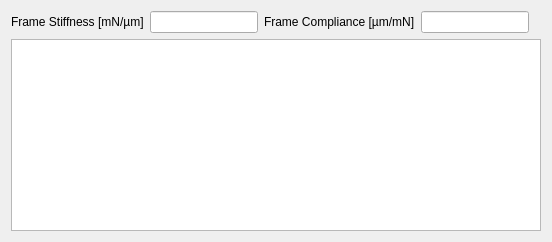
                <widget class="QWidget" name="tab_12">
                 <attribute name="title">
                  <string>Frame Compliance</string>
                 </attribute>
                 <layout class="QGridLayout" name="gridLayout_23">
                  <item row="1" column="2">
                   <widget class="QLabel" name="label_19">
                    <property name="text">
                     <string>Frame Compliance [µm/mN]</string>
                    </property>
                   </widget>
                  </item>
                  <item row="1" column="1">
                   <widget class="QLineEdit" name="lineEdit_FrameStiffness_tabTipRadius_FrameStiffness">
                    <property name="enabled">
                     <bool>true</bool>
                    </property>
                    <property name="sizePolicy">
                     <sizepolicy hsizetype="Maximum" vsizetype="Fixed">
                      <horstretch>0</horstretch>
                      <verstretch>0</verstretch>
                     </sizepolicy>
                    </property>
                    <property name="text">
                     <string/>
                    </property>
                    <property name="frame">
                     <bool>true</bool>
                    </property>
                    <property name="dragEnabled">
                     <bool>false</bool>
                    </property>
                    <property name="readOnly">
                     <bool>true</bool>
                    </property>
                    <property name="clearButtonEnabled">
                     <bool>false</bool>
                    </property>
                   </widget>
                  </item>
                  <item row="1" column="0">
                   <widget class="QLabel" name="label_20">
                    <property name="text">
                     <string>Frame Stiffness [mN/µm]</string>
                    </property>
                   </widget>
                  </item>
                  <item row="1" column="3">
                   <widget class="QLineEdit" name="lineEdit_FrameCompliance_tabTipRadius_FrameStiffness">
                    <property name="sizePolicy">
                     <sizepolicy hsizetype="Maximum" vsizetype="Fixed">
                      <horstretch>0</horstretch>
                      <verstretch>0</verstretch>
                     </sizepolicy>
                    </property>
                    <property name="readOnly">
                     <bool>true</bool>
                    </property>
                   </widget>
                  </item>
                  <item row="3" column="0" colspan="6">
                   <widget class="QGraphicsView" name="graphicsView_tabTipRadius_FrameStiffness">
                    <property name="cacheMode">
                     <set>QGraphicsView::CacheNone</set>
                    </property>
                   </widget>
                  </item>
                 </layout>
                </widget>
